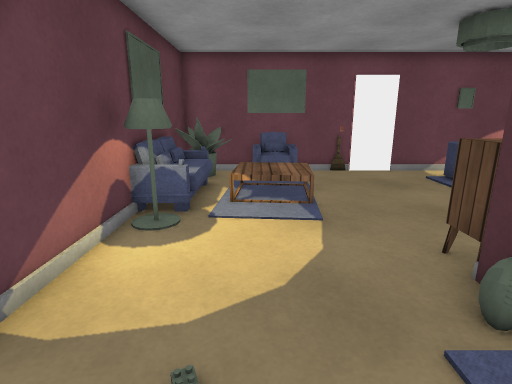
[1] (above)

16 first-person views from a walk through a Unity game level. The camera is 1.3 m above the floor, tilts 14° down and sees 80° across. Doors are open. The floor is counted in squares, 0.5 m on a side. Each view is taken from the middle of a square. On the plan, view 1 faces up. The plan holds only what a view shows up to about 20 squares ahead; the rest is blank. The place goes on beyond the plan. The player is left out. Some animated figures are left out. Some surface patterns are stand-ins.

[2]
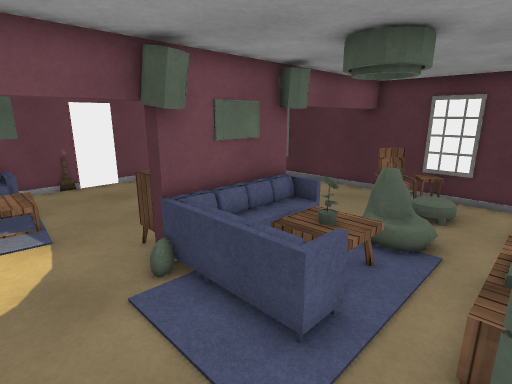

[3]
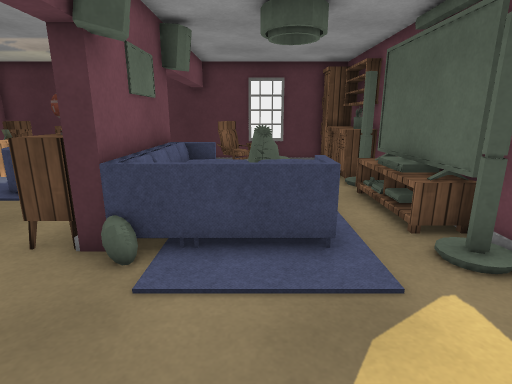

[4]
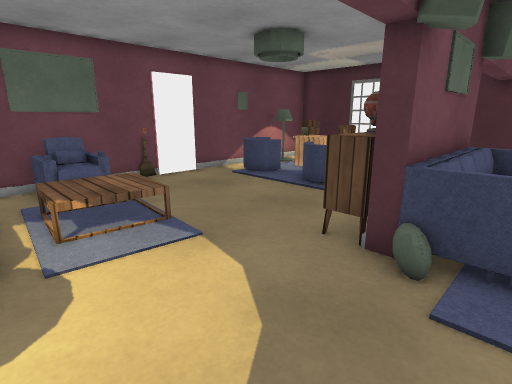

[5]
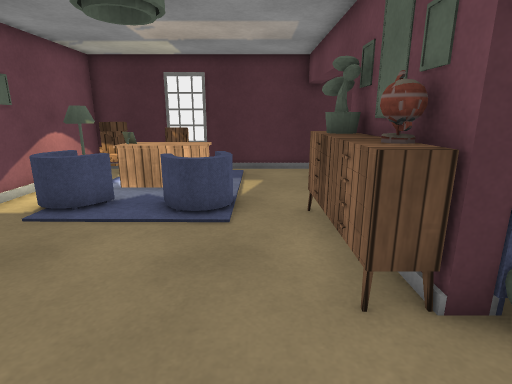

[6]
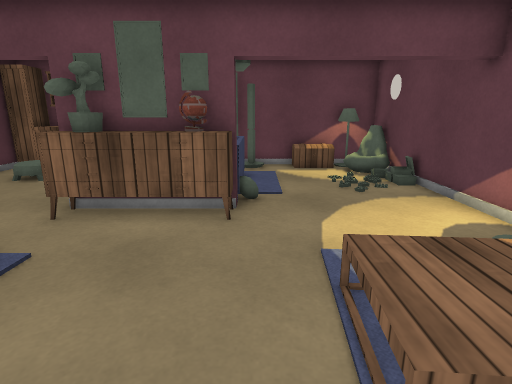

[7]
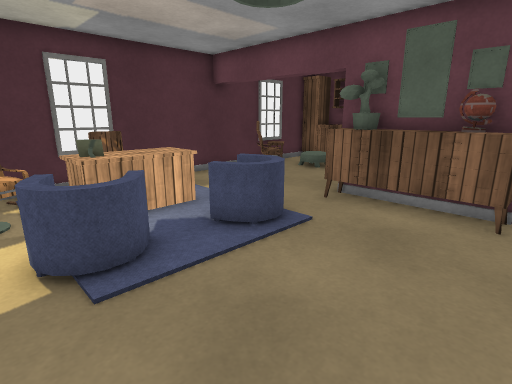

[8]
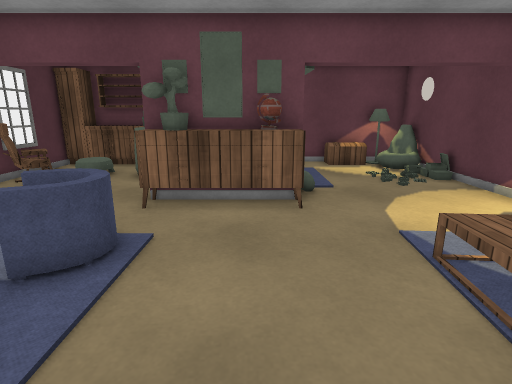

[9]
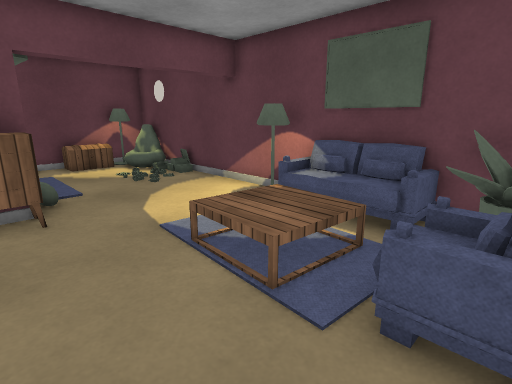

[10]
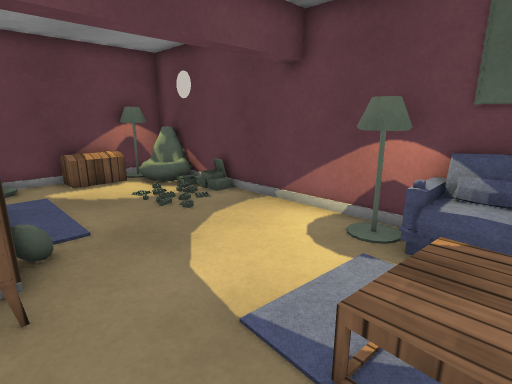

[11]
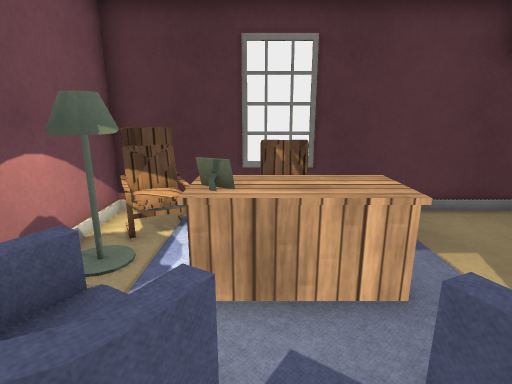

[12]
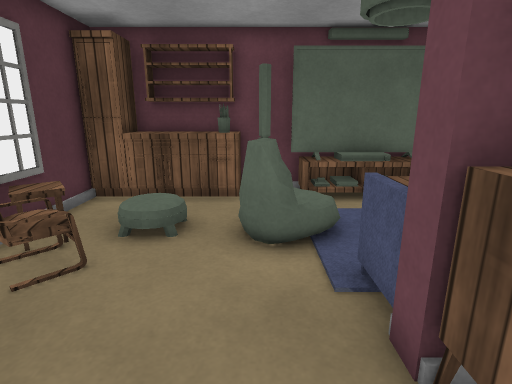

[13]
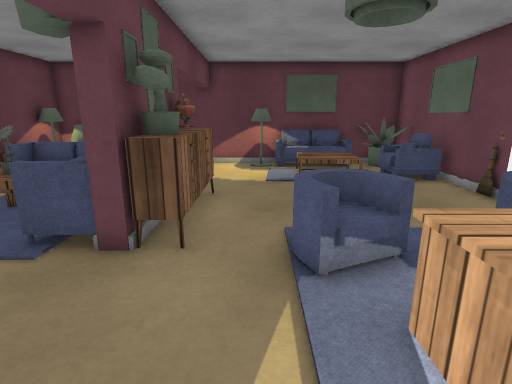

[14]
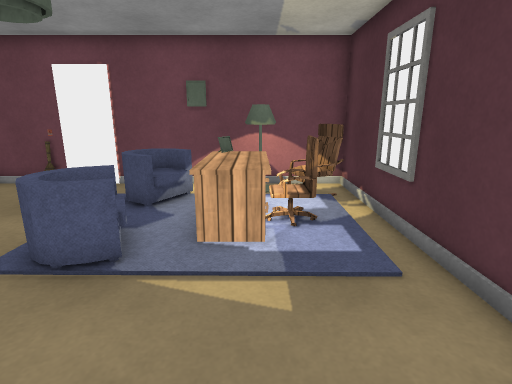

[15]
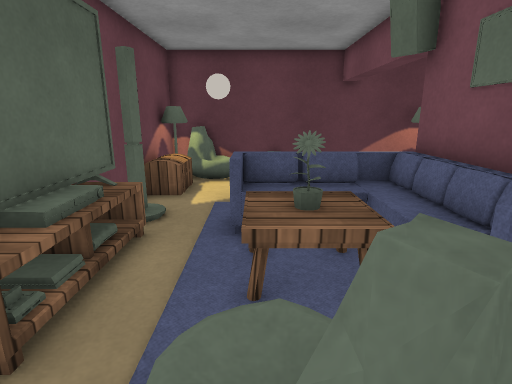

[16]
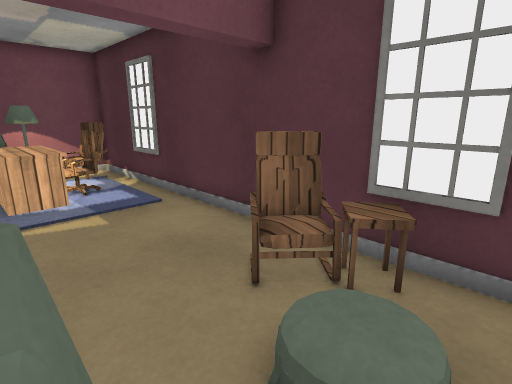

### Floor plan
Key: @ floor where view 1 was taken; # wall or solid block; . main floor; : floor 0.5 m higher than the main floor; D open door; = window, fence, low wall or low ledge; S sofa; L lamp; C cabinet; A carpet; H chair; T table; B TV; E chest; O other object.
Columns run from 4 left of view 1 to 16 right of it. Each row starts with its distance up from view 1.
 15  ###################
 14 ##OOS ..........LL##
 13 ###O  ......# AALA #
 12 ##S.........SAATTAA#
 11 ##O.OO...... AATTHA#
 10 ##O.OO...... AATTHA##
  9 ##O.OO......=  TT  ##
  8 ###.........SA ....##
  7 #LL................##
  6 #DDDDDDDCCCCCDDDDDDD#
  5 #DDDDDDDCCCCCDDDDDDD#
  4 #DDDDDDD#OOO#DDDDDDD#
  3 ##.....ASSSSS.....H##
  2 ##.....ASTTTS.....###
  1 ##.....ASATTAAO...###
  0 ##..@..ASATTA O.OOT##
 -1 ##O.....SAAAAA.....##
 -2 #OO......TTTT......##
 -3 #OLE::.OBBBBBBOCCCCC#
 -4 ###################

Where each view was taken, in squares from view 1:
view 1: 0 up, 0 right, facing up
view 2: 3 down, 0 right, facing up-right
view 3: 1 up, 2 left, facing right
view 4: 2 up, 2 left, facing up-right
view 5: 7 up, 0 right, facing right
view 6: 13 up, 3 right, facing down
view 7: 14 up, 3 right, facing down-right
view 8: 14 up, 5 right, facing down
view 9: 14 up, 5 right, facing down-left
view 10: 10 up, 4 right, facing down-left
view 11: 11 up, 7 right, facing right
view 12: 7 up, 10 right, facing down
view 13: 7 up, 14 right, facing left
view 14: 3 up, 12 right, facing up
view 15: 0 up, 11 right, facing left
view 16: 1 down, 10 right, facing up-right
